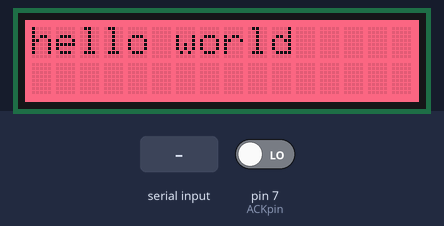
Bench run of a sketch on a simulated Arduino Uno, built with avr-gcc and run on an emulated ATmega328P. Shown: 16×2 character LCD. The test bench sets the inputs (shaded band); at power-on: pin 7 (ACKpin) LOW. What the sketch prints to the serial monitor is not drawn.

Above: at 1.2 s.
1.3 s: "F" received over Serial
At 2.4 s:
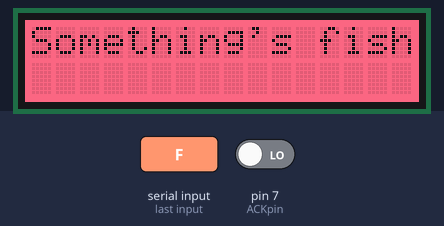
2.8 s: "P" received over Serial
At 4.5 s:
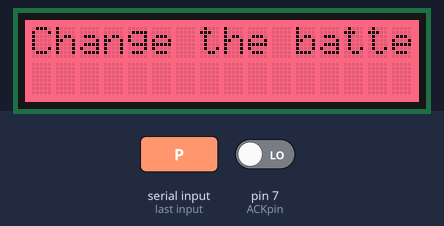
4.8 s: "1" received over Serial
At 6.8 s:
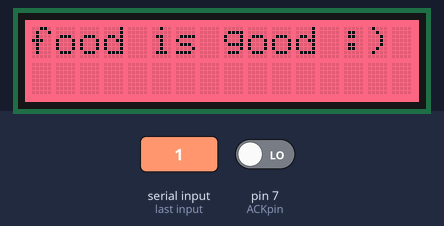
Timing chart, 0 to 8.3 s (numbered marks = the images above; inputs shaded):
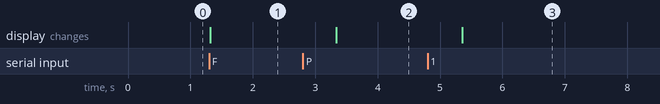

Measured:
- after the input at 1.3 s, the display: changes at once (image 1)
- after the input at 2.8 s, the display: changes after 0.54 s (image 2)
- after the input at 4.8 s, the display: changes after 0.56 s (image 3)

The sketch:

HC05_Receiver.ino
```cpp
#include <Wire.h>
#include "rgb_lcd.h"

rgb_lcd lcd;
char received = 'N';
const int r = 255;
const int g = 56;
const int b = 94;
int ACK = 1;
int ACKpin = 7;
int val = 0;

void setup() {
  Serial.begin(9600);
  lcd.begin(16,2);
  lcd.print("hello world");
  lcd.setRGB(r, g, b);
  pinMode(ACKpin, INPUT);
}

void loop() {
  if( Serial.available() > 0){
    received = (char) Serial.read();
    Serial.println(received);
    if(received == 'F'){
      lcd.clear();
      lcd.print("Something's fishy!");
      ACK = 0;
    }
    else if(received == 'P'){
      lcd.clear();
      lcd.print("Change the battery");
      ACK = 0;
    }
    else{
      lcd.clear();
      lcd.print("food is good :) ");
      ACK = 1;
    }
    delay(2000);
  }
  val = digitalRead(ACKpin);
  if(val == HIGH && ACK == 0){
    ACK = 1;
    lcd.print("good to go");
    val = LOW;
  }
}
```
